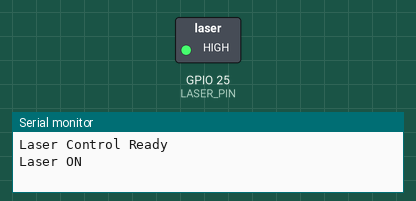
Bench run of a sketch on a simulated ESP32. Parts: switched loads named in the sketch (green lamp = pin HIGH), the last lines printed to the serial monitor.

Above: at 1.0 s.
At 3.0 s:
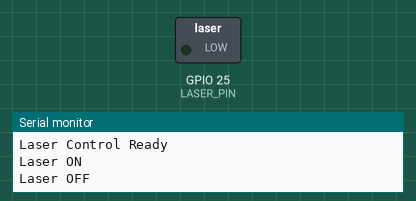
Timing chart, 0 to 5.2 s (numbered marks = the images above):
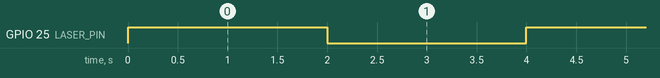

The sketch:

main.ino
```cpp
// Simple ESP32 Laser Diode Control

#define LASER_PIN 25

void setup()
{
  pinMode(LASER_PIN, OUTPUT);
  digitalWrite(LASER_PIN, LOW); // Start with laser OFF
  Serial.begin(115200);
  Serial.println("Laser Control Ready");
}

void loop()
{
  // Turn laser ON
  Serial.println("Laser ON");
  digitalWrite(LASER_PIN, HIGH);
  delay(2000); // On for 2 seconds

  // Turn laser OFF
  Serial.println("Laser OFF");
  digitalWrite(LASER_PIN, LOW);
  delay(2000); // Off for 2 seconds
}
```

Measured:
- by itself, GPIO 25 (LASER_PIN): alternates HIGH for 2.0 s and LOW for 2.0 s
